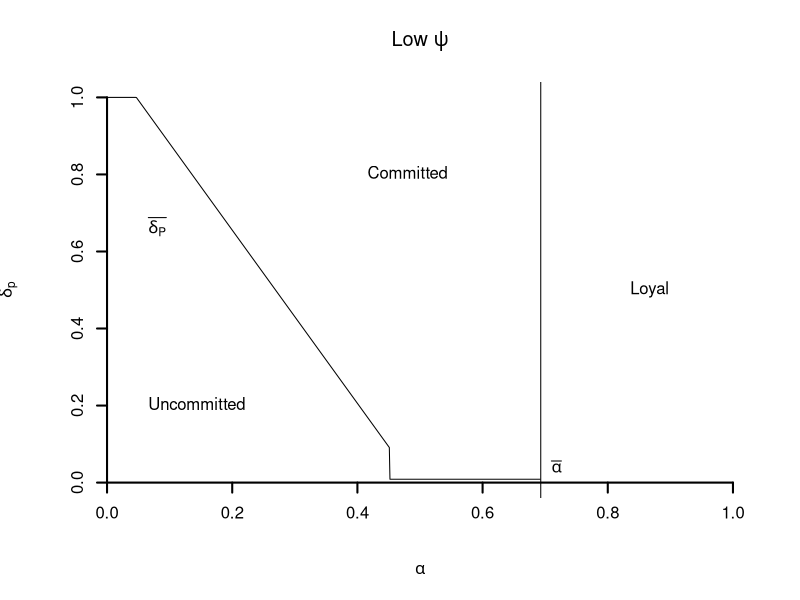
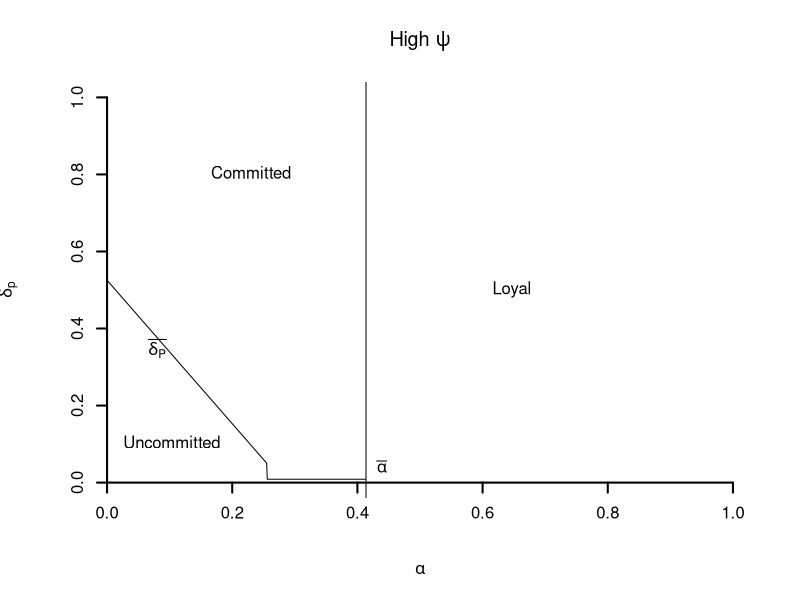

Recreate these plots in R, in order.
#Name: Figure2.R
#Author: James Hollyer, Marko Klasnja and Rocio Titiunik
#Purpose: To generate a graph of the regions where various equilibria (ideologial, committed, uncommitted) exist #in alpha-delta space, for different realization of volatility.
#Date: 4/7/2021
#install.packages('foreign')
library(foreign)

# Set parameter values

NL <- 150
NH <- 50
N <- NL+NH
w <- .3
v <- 5
L <- 12
deltaI <- 0.5
b <- 1.5
B <- 10
psi <- 0.12

baralpha <- (N-L*psi)/(L*psi*(N-1))

alpha <- c(1:1000)
alpha <- alpha/1000

for (i in 1:1000){
  if (alpha[i]>baralpha){
    alpha[i] <- NA
  }
}

punderbar <- (N - L*psi - alpha*(N-1)*L*psi)/(b*deltaI*((N*(2+L)/2) + NL*L*psi))

deltahatp1 <- (B*v)/((NL+B*NH)*((L*NL)/N) - NL + B*v)
deltahatp2 <- B*v*(NL*(w+punderbar-w*punderbar)-NH)/((NL+B*NH)*((L*psi*NL)/N)-NL)

deltahatp <- matrix(,ncol=1,nrow=1000)

##Compute relevant thresholds in delta

Nthresh <- NL*(w+punderbar-w*punderbar)-NH

for (i in 1:NROW(alpha)){
    if (is.na(alpha[i])==F){
        if (Nthresh[i] >= 1){
            deltahatp[i] <- deltahatp2[i]
        }
        else {
            deltahatp[i] <- deltahatp1
        }
    }
}

for (i in 1:NROW(deltahatp)){
    if (is.na(deltahatp[i])==F){
        if (deltahatp[i]>1){
            deltahatp[i] <- 1
        }
    }
}
        

## Plot leftmost (low psi) graph

pdf("AlphaDeltaSpacePlotLowPsi.pdf")
plot(x=c(),y=c(), xlim=c(0,1), ylim=c(0,1), axes=F, xlab=expression(alpha), ylab=expression(delta[p]), main=expression(paste("Low ", psi)))
axis(side=1, lwd=2, pos=0)
axis(side=2, lwd=2, pos=0)
lines(y=deltahatp, x=alpha)
abline(v=baralpha, ylim=c(0,1))
text(x=.4, y=.8, "Committed", pos=4)
text(x=.05, y=.2, "Uncommitted", pos=4)
text(x=.82, y=.5, "Loyal", pos=4)
text(x=0.05, y=deltahatp[200], expression(bar(delta[P])), pos=4)
text(x=baralpha+.025, y=0, expression(bar(alpha)), pos=3)
dev.off()

## Now, repeat for higher values of psi, for rightmost graph

psi <- .2

baralpha <- (N-L*psi)/(L*psi*(N-1))

alpha <- c(1:1000)
alpha <- alpha/1000

for (i in 1:1000){
  if (alpha[i]>baralpha){
    alpha[i] <- NA
  }
}

punderbar <- (N - L*psi - alpha*(N-1)*L*psi)/(b*deltaI*((N*(2+L)/2) + NL*L*psi))

deltahatp1 <- (B*v)/((NL+B*NH)*((L*NL)/N) - NL + B*v)
deltahatp2 <- B*v*(NL*(w+punderbar-w*punderbar)-NH)/((NL+B*NH)*((L*psi*NL)/N)-NL)

deltahatp <- matrix(,ncol=1,nrow=1000)


Nthresh <- NL*(w+punderbar-w*punderbar)-NH

for (i in 1:NROW(alpha)){
    if (is.na(alpha[i])==F){
        if (Nthresh[i] >= 1){
            deltahatp[i] <- deltahatp2[i]
        }
        else {
            deltahatp[i] <- deltahatp1
        }
    }
}

for (i in 1:NROW(deltahatp)){
    if (is.na(deltahatp[i])==F){
        if (deltahatp[i]>1){
            deltahatp[i] <- 1
        }
    }
}
        


pdf("AlphaDeltaSpacePlotHighPsi.pdf")
plot(x=c(),y=c(), xlim=c(0,1), ylim=c(0,1), axes=F, xlab=expression(alpha), ylab=expression(delta[p]), main=expression(paste("High ", psi)))
axis(side=1, lwd=2, pos=0)
axis(side=2, lwd=2, pos=0)
lines(y=deltahatp, x=alpha)
abline(v=baralpha, ylim=c(0,1))
text(x=.15, y=.8, "Committed", pos=4)
text(x=.01, y=.1, "Uncommitted", pos=4)
text(x=.6, y=.5, "Loyal", pos=4)
text(x=0.05, y=deltahatp[100], expression(bar(delta[P])), pos=4)
text(x=baralpha+.025, y=0, expression(bar(alpha)), pos=3)
dev.off()
